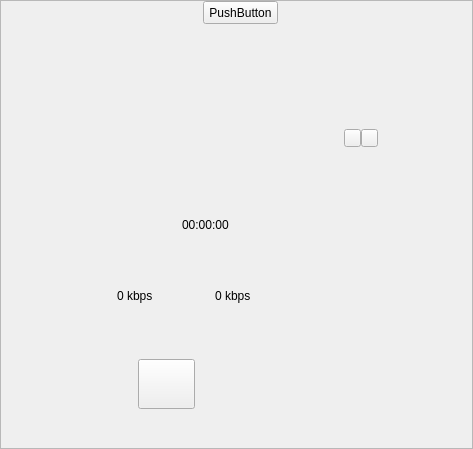
<?xml version="1.0" encoding="UTF-8"?>
<ui version="4.0">
 <class>miniplugin_bgwidget</class>
 <widget class="QFrame" name="miniplugin_bgwidget">
  <property name="geometry">
   <rect>
    <x>0</x>
    <y>0</y>
    <width>473</width>
    <height>449</height>
   </rect>
  </property>
  <property name="minimumSize">
   <size>
    <width>473</width>
    <height>449</height>
   </size>
  </property>
  <property name="maximumSize">
   <size>
    <width>473</width>
    <height>449</height>
   </size>
  </property>
  <property name="mouseTracking">
   <bool>true</bool>
  </property>
  <property name="windowTitle">
   <string>Mobile Partner</string>
  </property>
  <property name="autoFillBackground">
   <bool>false</bool>
  </property>
  <property name="styleSheet">
   <string notr="true"/>
  </property>
  <property name="frameShape">
   <enum>QFrame::StyledPanel</enum>
  </property>
  <property name="frameShadow">
   <enum>QFrame::Plain</enum>
  </property>
  <property name="lineWidth">
   <number>0</number>
  </property>
  <widget class="QLabel" name="miniplugin_signallabel">
   <property name="geometry">
    <rect>
     <x>130</x>
     <y>204</y>
     <width>41</width>
     <height>24</height>
    </rect>
   </property>
   <property name="minimumSize">
    <size>
     <width>41</width>
     <height>24</height>
    </size>
   </property>
   <property name="maximumSize">
    <size>
     <width>41</width>
     <height>24</height>
    </size>
   </property>
   <property name="autoFillBackground">
    <bool>false</bool>
   </property>
   <property name="pixmap">
    <pixmap>skin/IDS_MINISKIN_FOOTBALL/signallabel_nosignal.png</pixmap>
   </property>
   <property name="scaledContents">
    <bool>false</bool>
   </property>
  </widget>
  <widget class="QWidget" name="miniplugin_titlebarwidget" native="true">
   <property name="geometry">
    <rect>
     <x>3</x>
     <y>1</y>
     <width>473</width>
     <height>200</height>
    </rect>
   </property>
   <property name="sizePolicy">
    <sizepolicy hsizetype="Preferred" vsizetype="Preferred">
     <horstretch>0</horstretch>
     <verstretch>0</verstretch>
    </sizepolicy>
   </property>
   <property name="minimumSize">
    <size>
     <width>473</width>
     <height>200</height>
    </size>
   </property>
   <property name="maximumSize">
    <size>
     <width>473</width>
     <height>200</height>
    </size>
   </property>
   <property name="autoFillBackground">
    <bool>false</bool>
   </property>
   <widget class="QLabel" name="miniplugin_swiconlabel">
    <property name="geometry">
     <rect>
      <x>127</x>
      <y>-30</y>
      <width>18</width>
      <height>18</height>
     </rect>
    </property>
    <property name="minimumSize">
     <size>
      <width>18</width>
      <height>18</height>
     </size>
    </property>
    <property name="maximumSize">
     <size>
      <width>18</width>
      <height>18</height>
     </size>
    </property>
    <property name="autoFillBackground">
     <bool>false</bool>
    </property>
    <property name="pixmap">
     <pixmap>skin/IDS_MINISKIN_FOOTBALL/swiconlabel_swicon.png</pixmap>
    </property>
    <property name="ButtonID" stdset="0">
     <number>0</number>
    </property>
   </widget>
   <widget class="QLabel" name="miniplugin_swnamelabel">
    <property name="geometry">
     <rect>
      <x>152</x>
      <y>-20</y>
      <width>100</width>
      <height>14</height>
     </rect>
    </property>
    <property name="minimumSize">
     <size>
      <width>100</width>
      <height>14</height>
     </size>
    </property>
    <property name="maximumSize">
     <size>
      <width>100</width>
      <height>14</height>
     </size>
    </property>
    <property name="autoFillBackground">
     <bool>false</bool>
    </property>
    <property name="text">
     <string/>
    </property>
   </widget>
   <widget class="QPushButton" name="miniplugin_minimizebtn">
    <property name="geometry">
     <rect>
      <x>341</x>
      <y>128</y>
      <width>17</width>
      <height>18</height>
     </rect>
    </property>
    <property name="sizePolicy">
     <sizepolicy hsizetype="Fixed" vsizetype="Fixed">
      <horstretch>0</horstretch>
      <verstretch>0</verstretch>
     </sizepolicy>
    </property>
    <property name="minimumSize">
     <size>
      <width>17</width>
      <height>18</height>
     </size>
    </property>
    <property name="maximumSize">
     <size>
      <width>17</width>
      <height>18</height>
     </size>
    </property>
    <property name="layoutDirection">
     <enum>Qt::LeftToRight</enum>
    </property>
    <property name="autoFillBackground">
     <bool>false</bool>
    </property>
   </widget>
   <widget class="QPushButton" name="miniplugin_closebtn">
    <property name="geometry">
     <rect>
      <x>358</x>
      <y>128</y>
      <width>17</width>
      <height>18</height>
     </rect>
    </property>
    <property name="sizePolicy">
     <sizepolicy hsizetype="Fixed" vsizetype="Fixed">
      <horstretch>0</horstretch>
      <verstretch>0</verstretch>
     </sizepolicy>
    </property>
    <property name="minimumSize">
     <size>
      <width>17</width>
      <height>18</height>
     </size>
    </property>
    <property name="maximumSize">
     <size>
      <width>17</width>
      <height>18</height>
     </size>
    </property>
    <property name="layoutDirection">
     <enum>Qt::LeftToRight</enum>
    </property>
    <property name="autoFillBackground">
     <bool>false</bool>
    </property>
   </widget>
   <widget class="QPushButton" name="miniplugin_newsmslabel">
    <property name="geometry">
     <rect>
      <x>200</x>
      <y>0</y>
      <width>75</width>
      <height>23</height>
     </rect>
    </property>
    <property name="text">
     <string>PushButton</string>
    </property>
   </widget>
  </widget>
  <widget class="QLabel" name="miniplugin_operatorNamelabel">
   <property name="geometry">
    <rect>
     <x>182</x>
     <y>200</y>
     <width>100</width>
     <height>15</height>
    </rect>
   </property>
   <property name="sizePolicy">
    <sizepolicy hsizetype="Expanding" vsizetype="Preferred">
     <horstretch>0</horstretch>
     <verstretch>0</verstretch>
    </sizepolicy>
   </property>
   <property name="minimumSize">
    <size>
     <width>100</width>
     <height>15</height>
    </size>
   </property>
   <property name="maximumSize">
    <size>
     <width>100</width>
     <height>15</height>
    </size>
   </property>
   <property name="autoFillBackground">
    <bool>false</bool>
   </property>
   <property name="alignment">
    <set>Qt::AlignLeading|Qt::AlignLeft|Qt::AlignVCenter</set>
   </property>
   <property name="wordWrap">
    <bool>false</bool>
   </property>
  </widget>
  <widget class="QLabel" name="miniplugin_connecttimelabel">
   <property name="geometry">
    <rect>
     <x>182</x>
     <y>217</y>
     <width>90</width>
     <height>15</height>
    </rect>
   </property>
   <property name="minimumSize">
    <size>
     <width>90</width>
     <height>15</height>
    </size>
   </property>
   <property name="maximumSize">
    <size>
     <width>90</width>
     <height>15</height>
    </size>
   </property>
   <property name="autoFillBackground">
    <bool>false</bool>
   </property>
   <property name="text">
    <string>00:00:00</string>
   </property>
  </widget>
  <widget class="QPushButton" name="miniplugin_connectbtn">
   <property name="geometry">
    <rect>
     <x>138</x>
     <y>359</y>
     <width>57</width>
     <height>50</height>
    </rect>
   </property>
   <property name="minimumSize">
    <size>
     <width>57</width>
     <height>50</height>
    </size>
   </property>
   <property name="maximumSize">
    <size>
     <width>57</width>
     <height>50</height>
    </size>
   </property>
   <property name="autoFillBackground">
    <bool>false</bool>
   </property>
   <property name="text">
    <string/>
   </property>
   <property name="LANGID" stdset="0">
    <string/>
   </property>
   <property name="CLASSID" stdset="0">
    <string>92804312-432E-401F-96BB-1C20D852815D</string>
   </property>
   <property name="NOTIFYID" stdset="0">
    <number>515</number>
   </property>
  </widget>
  <widget class="QWidget" name="miniplugin_statsticswidget" native="true">
   <property name="geometry">
    <rect>
     <x>94</x>
     <y>276</y>
     <width>220</width>
     <height>35</height>
    </rect>
   </property>
   <property name="minimumSize">
    <size>
     <width>220</width>
     <height>35</height>
    </size>
   </property>
   <property name="maximumSize">
    <size>
     <width>220</width>
     <height>35</height>
    </size>
   </property>
   <property name="autoFillBackground">
    <bool>false</bool>
   </property>
   <widget class="QLabel" name="miniplugin_downloadiconlabel">
    <property name="geometry">
     <rect>
      <x>7</x>
      <y>12</y>
      <width>11</width>
      <height>11</height>
     </rect>
    </property>
    <property name="minimumSize">
     <size>
      <width>11</width>
      <height>11</height>
     </size>
    </property>
    <property name="maximumSize">
     <size>
      <width>11</width>
      <height>11</height>
     </size>
    </property>
    <property name="autoFillBackground">
     <bool>false</bool>
    </property>
    <property name="pixmap">
     <pixmap>skin/IDS_MINISKIN_FOOTBALL/downloadiconlabel_downarrow.png</pixmap>
    </property>
    <property name="scaledContents">
     <bool>true</bool>
    </property>
   </widget>
   <widget class="QLabel" name="miniplugin_downloadtextlabel">
    <property name="geometry">
     <rect>
      <x>23</x>
      <y>12</y>
      <width>85</width>
      <height>15</height>
     </rect>
    </property>
    <property name="minimumSize">
     <size>
      <width>85</width>
      <height>15</height>
     </size>
    </property>
    <property name="maximumSize">
     <size>
      <width>85</width>
      <height>15</height>
     </size>
    </property>
    <property name="autoFillBackground">
     <bool>false</bool>
    </property>
    <property name="text">
     <string>0 kbps</string>
    </property>
   </widget>
   <widget class="QLabel" name="miniplugin_uploadiconlabel">
    <property name="geometry">
     <rect>
      <x>105</x>
      <y>12</y>
      <width>11</width>
      <height>11</height>
     </rect>
    </property>
    <property name="minimumSize">
     <size>
      <width>11</width>
      <height>11</height>
     </size>
    </property>
    <property name="maximumSize">
     <size>
      <width>19</width>
      <height>19</height>
     </size>
    </property>
    <property name="autoFillBackground">
     <bool>false</bool>
    </property>
    <property name="pixmap">
     <pixmap>skin/IDS_MINISKIN_FOOTBALL/uploadiconlabel_uparrow.png</pixmap>
    </property>
    <property name="scaledContents">
     <bool>true</bool>
    </property>
   </widget>
   <widget class="QLabel" name="miniplugin_uploadtextlabel">
    <property name="geometry">
     <rect>
      <x>121</x>
      <y>12</y>
      <width>85</width>
      <height>15</height>
     </rect>
    </property>
    <property name="minimumSize">
     <size>
      <width>85</width>
      <height>15</height>
     </size>
    </property>
    <property name="maximumSize">
     <size>
      <width>85</width>
      <height>15</height>
     </size>
    </property>
    <property name="autoFillBackground">
     <bool>false</bool>
    </property>
    <property name="text">
     <string>0 kbps</string>
    </property>
   </widget>
  </widget>
  <widget class="QPushButton" name="miniplugin_menubtn">
   <property name="geometry">
    <rect>
     <x>248</x>
     <y>-30</y>
     <width>24</width>
     <height>24</height>
    </rect>
   </property>
   <property name="minimumSize">
    <size>
     <width>24</width>
     <height>24</height>
    </size>
   </property>
   <property name="maximumSize">
    <size>
     <width>24</width>
     <height>24</height>
    </size>
   </property>
   <property name="focusPolicy">
    <enum>Qt::ClickFocus</enum>
   </property>
   <property name="autoFillBackground">
    <bool>false</bool>
   </property>
   <property name="iconSize">
    <size>
     <width>24</width>
     <height>24</height>
    </size>
   </property>
   <property name="autoDefault">
    <bool>false</bool>
   </property>
   <property name="default">
    <bool>false</bool>
   </property>
   <property name="flat">
    <bool>true</bool>
   </property>
   <property name="TOOLTIPID" stdset="0">
    <string>IDS_MINI_TOOLTIP_SETTINGS</string>
   </property>
  </widget>
  <widget class="QPushButton" name="miniplugin_modalstatisticsbtn">
   <property name="geometry">
    <rect>
     <x>211</x>
     <y>-40</y>
     <width>24</width>
     <height>24</height>
    </rect>
   </property>
   <property name="minimumSize">
    <size>
     <width>24</width>
     <height>24</height>
    </size>
   </property>
   <property name="maximumSize">
    <size>
     <width>24</width>
     <height>24</height>
    </size>
   </property>
   <property name="focusPolicy">
    <enum>Qt::ClickFocus</enum>
   </property>
   <property name="autoFillBackground">
    <bool>false</bool>
   </property>
   <property name="iconSize">
    <size>
     <width>24</width>
     <height>24</height>
    </size>
   </property>
   <property name="autoDefault">
    <bool>false</bool>
   </property>
   <property name="default">
    <bool>false</bool>
   </property>
   <property name="flat">
    <bool>true</bool>
   </property>
   <property name="CLASSID" stdset="0">
    <string>AC7C3BF8-40C1-4b39-8B67-32F85E6B2E6F</string>
   </property>
   <property name="TOOLTIPID" stdset="0">
    <string>IDS_MINI_TOOLTIP_STATISITCS</string>
   </property>
  </widget>
  <widget class="QPushButton" name="miniplugin_modalpbbtn">
   <property name="geometry">
    <rect>
     <x>174</x>
     <y>-30</y>
     <width>24</width>
     <height>24</height>
    </rect>
   </property>
   <property name="minimumSize">
    <size>
     <width>24</width>
     <height>24</height>
    </size>
   </property>
   <property name="maximumSize">
    <size>
     <width>24</width>
     <height>24</height>
    </size>
   </property>
   <property name="focusPolicy">
    <enum>Qt::ClickFocus</enum>
   </property>
   <property name="autoFillBackground">
    <bool>false</bool>
   </property>
   <property name="iconSize">
    <size>
     <width>24</width>
     <height>24</height>
    </size>
   </property>
   <property name="autoDefault">
    <bool>false</bool>
   </property>
   <property name="default">
    <bool>false</bool>
   </property>
   <property name="flat">
    <bool>true</bool>
   </property>
   <property name="CLASSID" stdset="0">
    <string>EB7C34BA-E88D-40fd-AEE9-9D6C4114A45D</string>
   </property>
   <property name="TOOLTIPID" stdset="0">
    <string>IDS_MINI_TOOLTIP_PB</string>
   </property>
  </widget>
  <widget class="QPushButton" name="miniplugin_modalsmsbtn">
   <property name="geometry">
    <rect>
     <x>137</x>
     <y>-30</y>
     <width>24</width>
     <height>24</height>
    </rect>
   </property>
   <property name="minimumSize">
    <size>
     <width>24</width>
     <height>24</height>
    </size>
   </property>
   <property name="maximumSize">
    <size>
     <width>24</width>
     <height>24</height>
    </size>
   </property>
   <property name="focusPolicy">
    <enum>Qt::ClickFocus</enum>
   </property>
   <property name="autoFillBackground">
    <bool>false</bool>
   </property>
   <property name="iconSize">
    <size>
     <width>24</width>
     <height>24</height>
    </size>
   </property>
   <property name="autoDefault">
    <bool>false</bool>
   </property>
   <property name="default">
    <bool>false</bool>
   </property>
   <property name="flat">
    <bool>true</bool>
   </property>
   <property name="CLASSID" stdset="0">
    <string>ED395DF6-E3BA-478e-8AE9-D8A1BF090214</string>
   </property>
   <property name="TOOLTIPID" stdset="0">
    <string>IDS_MINI_TOOLTIP_SMS</string>
   </property>
  </widget>
  <widget class="QLabel" name="miniplugin_logolabel">
   <property name="geometry">
    <rect>
     <x>209</x>
     <y>112</y>
     <width>47</width>
     <height>47</height>
    </rect>
   </property>
   <property name="minimumSize">
    <size>
     <width>47</width>
     <height>47</height>
    </size>
   </property>
   <property name="maximumSize">
    <size>
     <width>47</width>
     <height>47</height>
    </size>
   </property>
   <property name="pixmap">
    <pixmap>skin/IDS_MINISKIN_FOOTBALL/logolabel_logo.png</pixmap>
   </property>
   <property name="scaledContents">
    <bool>true</bool>
   </property>
  </widget>
  <widget class="QLabel" name="miniplugin_newcalllabel">
   <property name="geometry">
    <rect>
     <x>20</x>
     <y>20</y>
     <width>46</width>
     <height>13</height>
    </rect>
   </property>
   <property name="text">
    <string/>
   </property>
  </widget>
  <widget class="QLabel" name="miniplugin_roamlabel">
   <property name="geometry">
    <rect>
     <x>130</x>
     <y>204</y>
     <width>13</width>
     <height>10</height>
    </rect>
   </property>
   <property name="minimumSize">
    <size>
     <width>13</width>
     <height>10</height>
    </size>
   </property>
   <property name="maximumSize">
    <size>
     <width>13</width>
     <height>10</height>
    </size>
   </property>
   <property name="autoFillBackground">
    <bool>false</bool>
   </property>
   <property name="pixmap">
    <pixmap>skin/IDS_MINISKIN_FOOTBALL/signallabel_roaming.png</pixmap>
   </property>
   <property name="scaledContents">
    <bool>false</bool>
   </property>
  </widget>
  <widget class="Line" name="line">
   <property name="geometry">
    <rect>
     <x>80</x>
     <y>-30</y>
     <width>3</width>
     <height>25</height>
    </rect>
   </property>
   <property name="frameShadow">
    <enum>QFrame::Raised</enum>
   </property>
   <property name="orientation">
    <enum>Qt::Vertical</enum>
   </property>
  </widget>
  <widget class="Line" name="line_2">
   <property name="geometry">
    <rect>
     <x>130</x>
     <y>-30</y>
     <width>3</width>
     <height>25</height>
    </rect>
   </property>
   <property name="frameShadow">
    <enum>QFrame::Raised</enum>
   </property>
   <property name="lineWidth">
    <number>1</number>
   </property>
   <property name="orientation">
    <enum>Qt::Vertical</enum>
   </property>
  </widget>
  <widget class="Line" name="line_3">
   <property name="geometry">
    <rect>
     <x>360</x>
     <y>-30</y>
     <width>3</width>
     <height>25</height>
    </rect>
   </property>
   <property name="frameShadow">
    <enum>QFrame::Raised</enum>
   </property>
   <property name="orientation">
    <enum>Qt::Vertical</enum>
   </property>
  </widget>
  <widget class="QLabel" name="miniplugin_lastconnectcaptionlabel">
   <property name="geometry">
    <rect>
     <x>20</x>
     <y>-30</y>
     <width>111</width>
     <height>19</height>
    </rect>
   </property>
   <property name="minimumSize">
    <size>
     <width>60</width>
     <height>19</height>
    </size>
   </property>
   <property name="maximumSize">
    <size>
     <width>230</width>
     <height>19</height>
    </size>
   </property>
   <property name="autoFillBackground">
    <bool>false</bool>
   </property>
   <property name="text">
    <string>last date:</string>
   </property>
  </widget>
  <widget class="QLabel" name="miniplugin_lastconnectdaylabel">
   <property name="geometry">
    <rect>
     <x>110</x>
     <y>-30</y>
     <width>61</width>
     <height>19</height>
    </rect>
   </property>
   <property name="minimumSize">
    <size>
     <width>60</width>
     <height>19</height>
    </size>
   </property>
   <property name="maximumSize">
    <size>
     <width>230</width>
     <height>19</height>
    </size>
   </property>
   <property name="autoFillBackground">
    <bool>false</bool>
   </property>
   <property name="text">
    <string>last day:</string>
   </property>
  </widget>
  <widget class="QLabel" name="miniplugin_lastconnecthourlabel">
   <property name="geometry">
    <rect>
     <x>190</x>
     <y>-30</y>
     <width>61</width>
     <height>19</height>
    </rect>
   </property>
   <property name="minimumSize">
    <size>
     <width>60</width>
     <height>19</height>
    </size>
   </property>
   <property name="maximumSize">
    <size>
     <width>230</width>
     <height>19</height>
    </size>
   </property>
   <property name="autoFillBackground">
    <bool>false</bool>
   </property>
   <property name="text">
    <string>last hour:</string>
   </property>
  </widget>
  <widget class="QLabel" name="miniplugin_connecticonlabel">
   <property name="enabled">
    <bool>true</bool>
   </property>
   <property name="geometry">
    <rect>
     <x>60</x>
     <y>-40</y>
     <width>30</width>
     <height>28</height>
    </rect>
   </property>
   <property name="minimumSize">
    <size>
     <width>30</width>
     <height>28</height>
    </size>
   </property>
   <property name="maximumSize">
    <size>
     <width>30</width>
     <height>28</height>
    </size>
   </property>
   <property name="text">
    <string/>
   </property>
  </widget>
  <widget class="QPushButton" name="miniplugin_modalussdbtn">
   <property name="geometry">
    <rect>
     <x>310</x>
     <y>-50</y>
     <width>114</width>
     <height>46</height>
    </rect>
   </property>
   <property name="text">
    <string/>
   </property>
   <property name="autoDefault">
    <bool>false</bool>
   </property>
   <property name="flat">
    <bool>true</bool>
   </property>
  </widget>
  <widget class="QPushButton" name="miniplugin_mymodalfunctionbtn">
   <property name="geometry">
    <rect>
     <x>137</x>
     <y>243</y>
     <width>32</width>
     <height>31</height>
    </rect>
   </property>
   <property name="text">
    <string/>
   </property>
   <property name="flat">
    <bool>true</bool>
   </property>
   <property name="CLASSID" stdset="0">
    <string/>
   </property>
  </widget>
  <widget class="QPushButton" name="miniplugin_mymodalsettingbtn">
   <property name="geometry">
    <rect>
     <x>195</x>
     <y>243</y>
     <width>32</width>
     <height>31</height>
    </rect>
   </property>
   <property name="text">
    <string/>
   </property>
   <property name="flat">
    <bool>true</bool>
   </property>
   <property name="CLASSID" stdset="0">
    <string/>
   </property>
  </widget>
  <widget class="QPushButton" name="miniplugin_mymodalhelpbtn">
   <property name="geometry">
    <rect>
     <x>250</x>
     <y>243</y>
     <width>32</width>
     <height>31</height>
    </rect>
   </property>
   <property name="text">
    <string/>
   </property>
   <property name="autoDefault">
    <bool>false</bool>
   </property>
   <property name="default">
    <bool>false</bool>
   </property>
   <property name="flat">
    <bool>true</bool>
   </property>
   <property name="CLASSID" stdset="0">
    <string/>
   </property>
  </widget>
  <widget class="QLabel" name="miniplugin_syssrvlabel">
   <property name="geometry">
    <rect>
     <x>95</x>
     <y>214</y>
     <width>31</width>
     <height>14</height>
    </rect>
   </property>
   <property name="minimumSize">
    <size>
     <width>31</width>
     <height>14</height>
    </size>
   </property>
   <property name="maximumSize">
    <size>
     <width>31</width>
     <height>14</height>
    </size>
   </property>
   <property name="alignment">
    <set>Qt::AlignRight|Qt::AlignTrailing|Qt::AlignVCenter</set>
   </property>
  </widget>
 </widget>
 <resources/>
 <connections/>
</ui>
